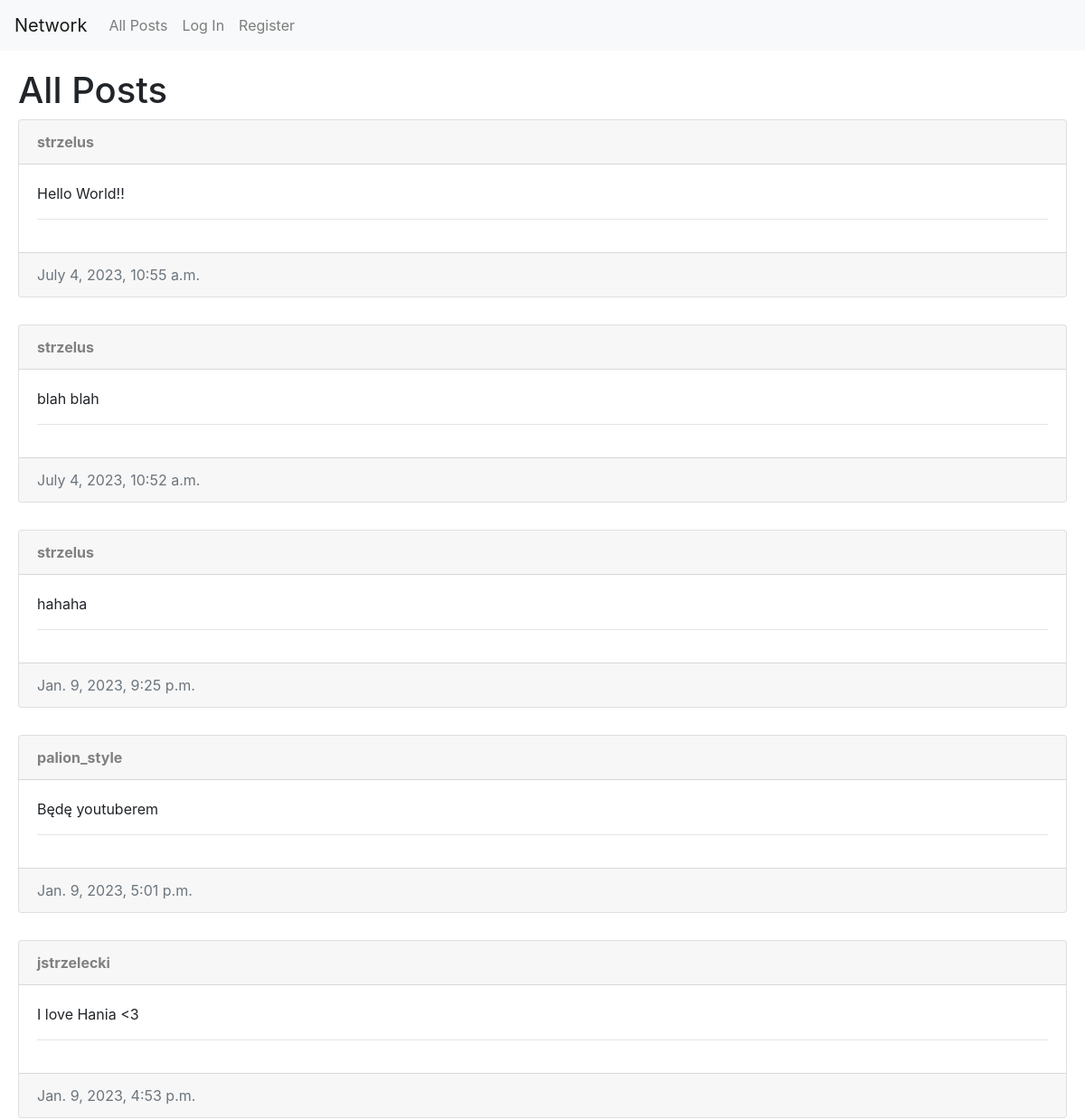
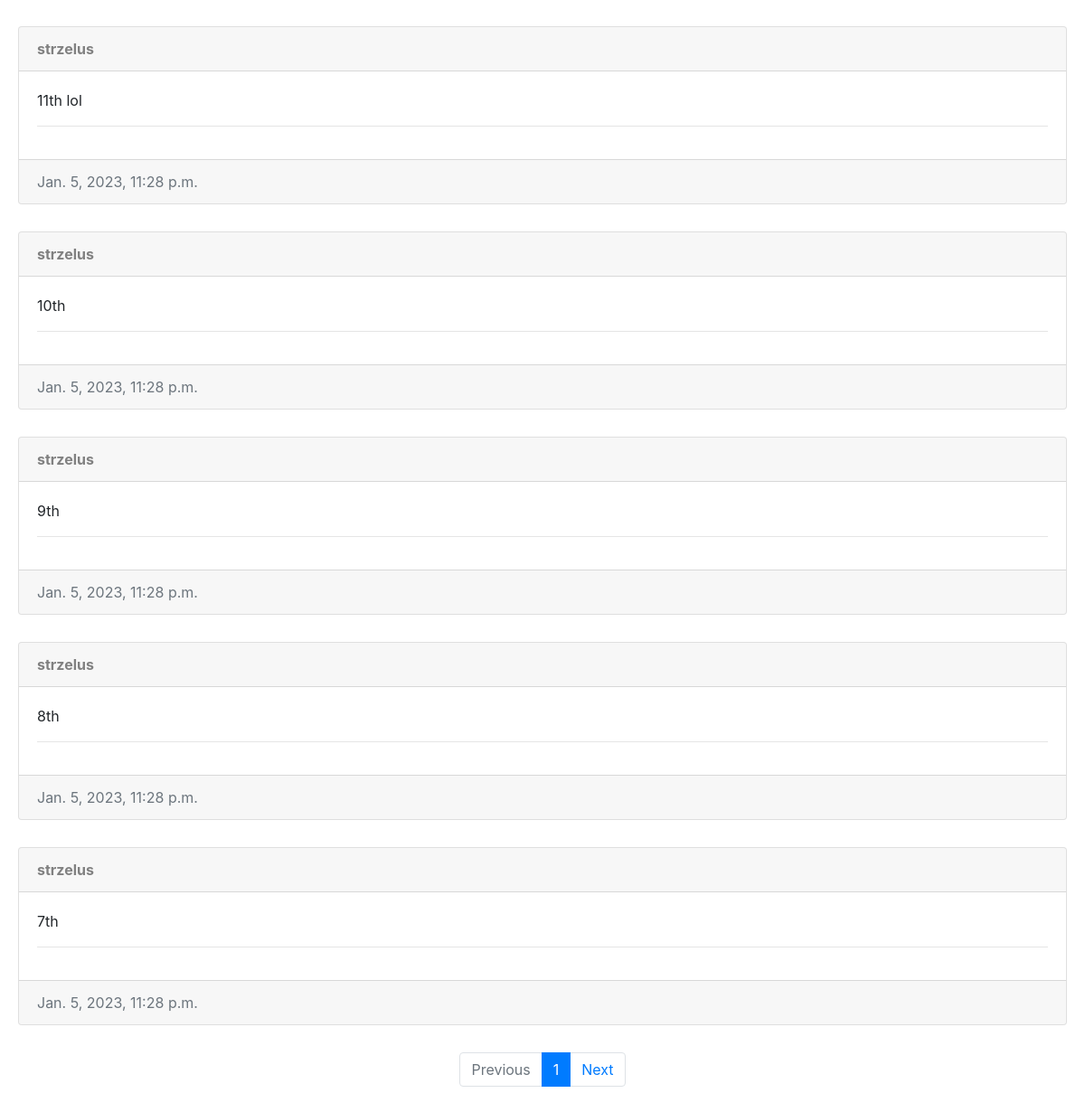
The page / on the database its author committed (2 pictures, top to bottom).
### network/models.py (models this page shows, shortened)
class Post(models.Model):
    user = models.ForeignKey(User, on_delete=models.CASCADE, related_name="author")
    text = models.TextField(null=True)
    date = models.DateTimeField(auto_now_add=True)
    likes = models.DecimalField(default=0, max_digits=5, decimal_places=0)

class User(AbstractUser):
    pass

### network/views.py (the view)
# urls.py: path("", views.index, name="index"),
def index(request):
    posts = Post.objects.all().order_by("-date")
    paginator = Paginator(posts, 10)
    page_number = request.GET.get('page')
    page_obj = paginator.get_page(page_number)
    likes = Like.objects.all()
    whoYouLiked = []
    try:
        for like in likes:
            if like.user == request.user:
                whoYouLiked.append(like.post.id)
    except:
        whoYouLiked = []
    return render(request, "network/index.html", {
        "page_obj": page_obj,
        "whoYouLiked": whoYouLiked
    })

### network/templates/network/index.html (shortened to what this page needs)
{% extends "network/layout.html" %} {% block body %}
<h1>All Posts</h1>
<div class="vstack gap-3">
	{% if page_obj %} {% for post in page_obj %}
	<div class="card">
		<div class="card-header">
			<a id="username" class="user-link" href="{% url 'profile' post.user.id %}"
				><strong>{{ post.user }}</strong></a
			>
		</div>
		<div class="card-body">
			<p class="card-title" id="text_{{ post.id }}">{{ post.text }}</p>
            <hr>
            </div>
        <div class="card-footer text-muted">{{ post.date }}</div>
        </div>
	{% empty %}
	<h1>No posts yet</h1>
	{% endfor %} {% endif %}
</div>
<nav>
	<ul class="pagination justify-content-center">
		{% if page_obj.has_previous %}
		<li class="page-item">
			<a class="page-link" href="?page={{ page_obj.previous_page_number }}"
				>Previous</a
			>
		</li>
		{% else %}
		<li class="page-item disabled">
			<a class="page-link" aria-label="disabled" href="#">Previous</a>
		</li>
		{% endif %}
		<li class="page-item active" aria-current="page">
			<span class="page-link" href="#">{{ page_obj.number }}</span>
		</li>
		{% if page_obj.has_next %}
		<li class="page-item">
			<a class="page-link" href="?page={{ page_obj.next_page_number }}">Next</a>
		</li>
		{% else %}
		<li class="page-item disabled">
			<a class="page-link" aria-label="disabled" href="#">Next</a>
		</li>
		{% endif %}
	</ul>
</nav>
{% endblock %}

### network/static/network/styles.css (style rules this page uses)
.card { margin-bottom: 30px; }
.user-link { color: gray; }

### rows shown on the page
Post: user "strzelus", text "Hello World!!", date "July 4, 2023, 10:55 a.m."
Post: user "strzelus", text "blah blah", date "July 4, 2023, 10:52 a.m."
Post: user "strzelus", text "hahaha", date "Jan. 9, 2023, 9:25 p.m."
Post: user "palion_style", text "Będę youtuberem", date "Jan. 9, 2023, 5:01 p.m."
Post: user "jstrzelecki", text "I love Hania <3", date "Jan. 9, 2023, 4:53 p.m."
Post: user "strzelus", text "11th lol", date "Jan. 5, 2023, 11:28 p.m."
Post: user "strzelus", text "10th", date "Jan. 5, 2023, 11:28 p.m."
Post: user "strzelus", text "9th", date "Jan. 5, 2023, 11:28 p.m."
Post: user "strzelus", text "8th", date "Jan. 5, 2023, 11:28 p.m."
Post: user "strzelus", text "7th", date "Jan. 5, 2023, 11:28 p.m."

### other values the page prints
{{ page_obj.number }} "1"
